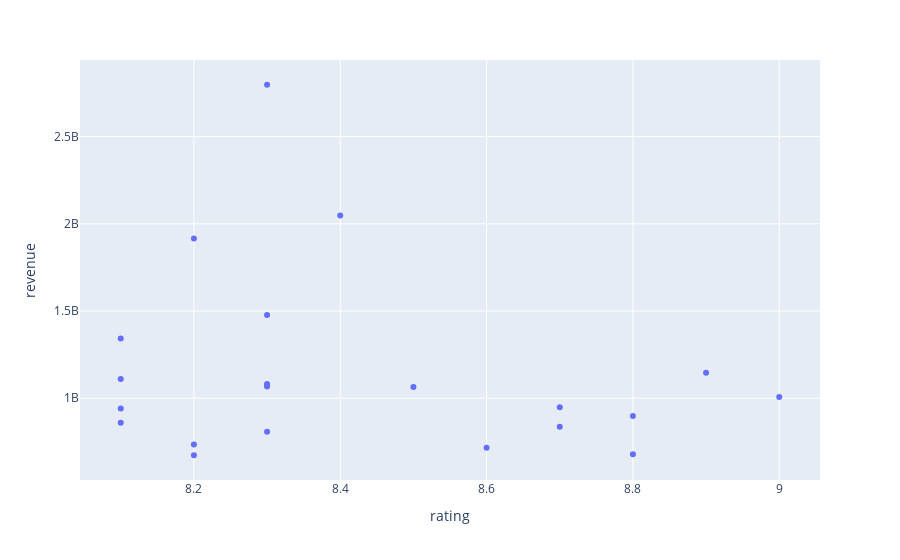

The code cell stored with this chart in its notebook:
### Code cell
import plotly.express as px
px.scatter(df_join,x='rating',y='revenue')

### Figure 1 — Plotly figure (JSON) as saved in the notebook; plotly's stock layout.template omitted (floating-point values rounded to 4 significant figures)
{"data": [{"hovertemplate": "rating=%{x}<br>revenue=%{y}<extra></extra>", "legendgroup": "", "marker": {"color": "#636efa", "symbol": "circle"}, "mode": "markers", "name": "", "orientation": "v", "showlegend": false, "type": "scatter", "x": [9, 8.9, 8.8, 8.8, 8.7, 8.7, 8.6, 8.5, 8.4, 8.3, 8.3, 8.3, 8.3, 8.3, 8.3, 8.2, 8.2, 8.2, 8.1, 8.1, 8.1, 8.1], "xaxis": "x", "y": [1006234167, 1146436214, 898146964, 678226465, 836848102, 947896241, 716218351, 1063611805, 2048359754, 1081153097, 1476420739, 1074445730, 807817888, 2797501328, 1066970811, 735099102, 1916044248, 672806432, 1109802321, 940352645, 858848019, 1342359942], "yaxis": "y"}], "layout": {"legend": {"tracegroupgap": 0}, "margin": {"t": 60}, "xaxis": {"anchor": "y", "domain": [0, 1], "title": {"text": "rating"}}, "yaxis": {"anchor": "x", "domain": [0, 1], "title": {"text": "revenue"}}}}
